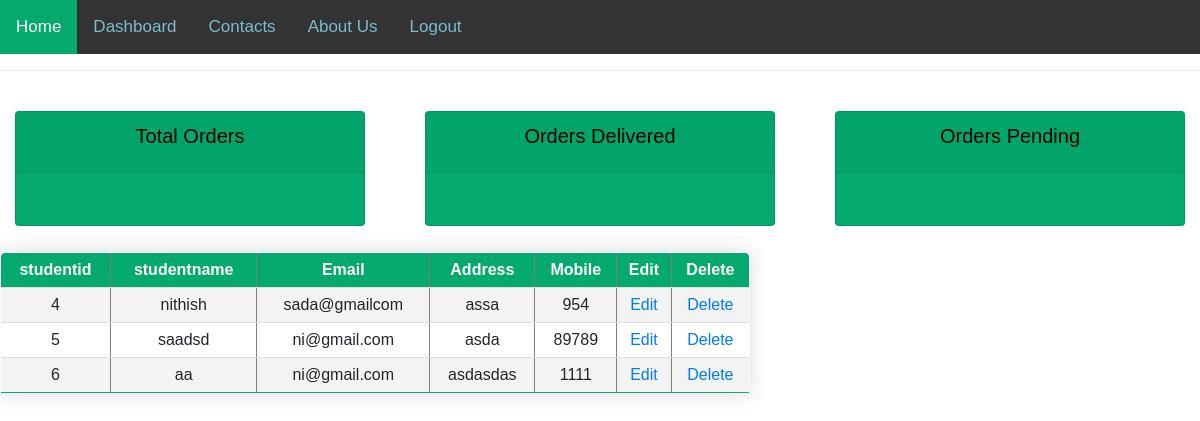
Before: /home/ with the older database file.
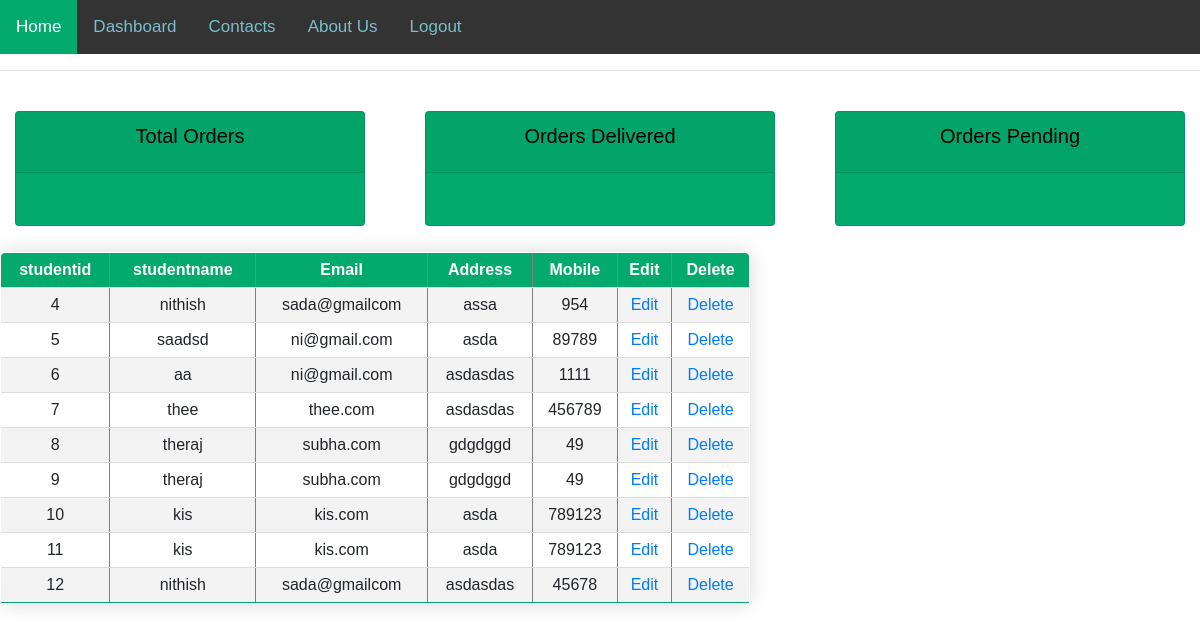
After: the same page with the newer database file.
### base/models.py (models this page shows)
class crudst(models.Model):
    stname = models.CharField(max_length = 100)
    stemail = models.CharField(max_length = 100)
    staddress = models.CharField(max_length= 100)# Create your models here.
    sno = models.IntegerField()

### base/views.py (the view)
# urls.py: path('home/',homee),
def homee(request):
    results=crudst.objects.all()
    return render(request,"home.html",{"crudst":results})

### templates/home.html (shortened to what this page needs)
{% load static %}
<!DOCTYPE html>
<html lang="en">
<head>
    <link rel="stylesheet" href="https://stackpath.bootstrapcdn.com/bootstrap/4.3.1/css/bootstrap.min.css">
    <link rel="stylesheet" href="{% static 'nav.css' %}" >
</head>
<body>
    <div class="topnav">
        <a class="active" href="/home">Home</a>
        <a href="{% url 'stinsert' %}">Dashboard</a>
        <a href="#contact">Contacts</a>
        <a href="#about">About Us</a>
        <a href="/">Logout</a>
      </div>
        <hr>
        <br>
<div class="row">
	<div class="col">
		<div class="col-md">
			<div class="card text-center text-white  mb-3" style="background-color:#04AA6D;">
			  	<div class="card-header">
			  		<h5 class="card-title" style="color: black ;">Total Orders</h5>
			  	</div>
			  	<div class="card-body">
			  	</div>
			</div>
		</div>
	</div>
	<div class="col">
		<div class="col-md">
			<div class="card text-center text-white  mb-3" style="background-color:#04AA6D">
			  	<div class="card-header">
			  		<h5 class="card-title" style="color: black ;" >Orders Delivered</h5>
			  	</div>
			  	<div class="card-body">
			  	</div>
			</div>
		</div>
	</div>
	<div class="col">
		<div class="col-md">
			<div class="card text-center text-white  mb-3" style="background-color:#04AA6D">
			  	<div class="card-header">
			  		<h5 class="card-title" style="color: black ;">Orders Pending</h5>
			  	</div>
			  	<div class="card-body">
			  	</div>
			</div>
		</div>
	</div>
</div>
        <table border="1" style="height:100px;" class="content-table">
            <tr class=" one">
                <th>studentid</th>
                <th>studentname</th>
                <th>Email</th>
                <th>Address</th>
                <th>Mobile</th>
                <th>Edit</th>
                <th>Delete</th>
            </tr>
            {% for displayst in crudst%}
            <tr>
                <td>{{displayst.id}}</td>
                <td>{{displayst.stname}}</td>
                <td>{{displayst.stemail}}</td>
                <td>{{displayst.staddress}}</td>
                <td>{{displayst.sno}}</td>
                <td><a href="/edit/{{displayst.id}}">Edit</a></td>
                <td><a href="/Delete/{{displayst.id}}">Delete</a></td>
            </tr>
            {% endfor %}
        </table>
</body>
</html>

### style/nav.css (style rules this page uses)
.topnav { background-color: #333; overflow: hidden; }
.topnav a { float: left; color: #7abecc; text-align: center; padding: 14px 16px; text-decoration: none; font-size: 17px; }
.topnav a.active { background-color: #04AA6D; color: white; }
* { font-family: sans-serif; }
.content-table { border-collapse: collapse; margin: 10px 0; font-size: 1em; min-width: 750px; border-radius: 5px 5px 0 0; overflow: hidden; box-shadow: 0 0 20px rgba(0, 0, 0, 0.15); text-align: center; }
.one { background-color: #04AA6D; color: #ffffff; text-align: center; font-weight: bold; }
.content-table th, .content-table td { padding: 5px 5px; }
.content-table tbody tr { border-bottom: 1px solid #dddddd; }
.content-table tbody tr:nth-of-type(even) { background-color: #f3f3f3; }
.content-table tbody tr:last-of-type { border-bottom: 2px solid #04AA6D; }

Changed rows visible on the page:
added crudst: id "7", stname "thee", stemail "thee.com", staddress "asdasdas", sno "456789"
added crudst: id "8", stname "theraj", stemail "subha.com", staddress "gdgdggd", sno "49"
added crudst: id "9", stname "theraj", stemail "subha.com", staddress "gdgdggd", sno "49"
added crudst: id "10", stname "kis", stemail "kis.com", staddress "asda", sno "789123"
added crudst: id "11", stname "kis", stemail "kis.com", staddress "asda", sno "789123"
added crudst: id "12", stname "nithish", stemail "sada@gmailcom", staddress "asdasdas", sno "45678"
